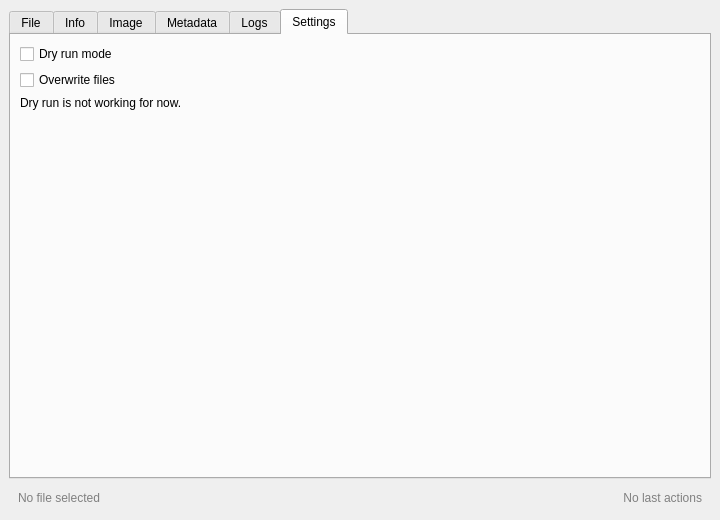
<?xml version="1.0" encoding="UTF-8"?>
<ui version="4.0">
 <class>MainWindow</class>
 <widget class="QMainWindow" name="MainWindow">
  <property name="geometry">
   <rect>
    <x>0</x>
    <y>0</y>
    <width>720</width>
    <height>520</height>
   </rect>
  </property>
  <property name="minimumSize">
   <size>
    <width>20</width>
    <height>0</height>
   </size>
  </property>
  <property name="windowTitle">
   <string>SinCleaner</string>
  </property>
  <widget class="QWidget" name="centralwidget">
   <layout class="QVBoxLayout" name="mainLayout">
    <item>
     <widget class="QTabWidget" name="tabWidget">
      <property name="currentIndex">
       <number>5</number>
      </property>
      <widget class="QWidget" name="tabFile">
       <attribute name="title">
        <string>File</string>
       </attribute>
       <layout class="QVBoxLayout">
        <item>
         <widget class="QPushButton" name="btnSelectFile">
          <property name="text">
           <string>Choose File</string>
          </property>
         </widget>
        </item>
        <item>
         <widget class="QGroupBox" name="groupBox">
          <property name="title">
           <string>Image Preview</string>
          </property>
          <layout class="QVBoxLayout">
           <item>
            <widget class="QLabel" name="labelImagePreview">
             <property name="minimumSize">
              <size>
               <width>200</width>
               <height>200</height>
              </size>
             </property>
             <property name="styleSheet">
              <string>border: 1px dashed gray; color: gray;</string>
             </property>
             <property name="text">
              <string>Image only</string>
             </property>
             <property name="alignment">
              <set>Qt::AlignmentFlag::AlignCenter</set>
             </property>
            </widget>
           </item>
          </layout>
         </widget>
        </item>
        <item>
         <widget class="QLabel" name="label">
          <property name="text">
           <string>Naming style:</string>
          </property>
         </widget>
        </item>
        <item>
         <widget class="QComboBox" name="comboNamingStyle">
          <item>
           <property name="text">
            <string>camelCase</string>
           </property>
          </item>
          <item>
           <property name="text">
            <string>snake_case</string>
           </property>
          </item>
          <item>
           <property name="text">
            <string>kebab-case</string>
           </property>
          </item>
          <item>
           <property name="text">
            <string>PascalCase</string>
           </property>
          </item>
          <item>
           <property name="text">
            <string>UPPER_CASE</string>
           </property>
          </item>
         </widget>
        </item>
        <item>
         <widget class="QPushButton" name="btnRenameFile">
          <property name="text">
           <string>Rename file</string>
          </property>
         </widget>
        </item>
        <item>
         <spacer>
          <property name="orientation">
           <enum>Qt::Orientation::Vertical</enum>
          </property>
          <property name="sizeHint" stdset="0">
           <size>
            <width>0</width>
            <height>0</height>
           </size>
          </property>
         </spacer>
        </item>
       </layout>
      </widget>
      <widget class="QWidget" name="tabInfo">
       <attribute name="title">
        <string>Info</string>
       </attribute>
       <layout class="QVBoxLayout">
        <item>
         <widget class="QTextEdit" name="textInfo">
          <property name="readOnly">
           <bool>true</bool>
          </property>
         </widget>
        </item>
       </layout>
      </widget>
      <widget class="QWidget" name="tabImage">
       <attribute name="title">
        <string>Image</string>
       </attribute>
       <layout class="QVBoxLayout">
        <item>
         <widget class="QScrollArea" name="scrollImage">
          <property name="styleSheet">
           <string>
            QScrollArea,
            QScrollArea &gt; QWidget,
            QScrollArea &gt; QWidget &gt; QWidget {
                background: transparent;
            }
           </string>
          </property>
          <property name="frameShape">
           <enum>QFrame::Shape::NoFrame</enum>
          </property>
          <property name="widgetResizable">
           <bool>true</bool>
          </property>
          <widget class="QWidget" name="scrollImageContent">
           <property name="geometry">
            <rect>
             <x>0</x>
             <y>0</y>
             <width>666</width>
             <height>454</height>
            </rect>
           </property>
           <layout class="QVBoxLayout" name="imageLayout">
            <item>
             <widget class="QGroupBox" name="groupBox">
              <property name="title">
               <string>Resize</string>
              </property>
              <layout class="QFormLayout">
               <item row="0" column="0">
                <widget class="QLabel" name="label">
                 <property name="text">
                  <string>Width:</string>
                 </property>
                </widget>
               </item>
               <item row="0" column="1">
                <widget class="QSpinBox" name="spinWidth"/>
               </item>
               <item row="1" column="0">
                <widget class="QLabel" name="label">
                 <property name="text">
                  <string>Height:</string>
                 </property>
                </widget>
               </item>
               <item row="1" column="1">
                <widget class="QSpinBox" name="spinHeight"/>
               </item>
               <item row="2" column="1">
                <widget class="QPushButton" name="btnResize">
                 <property name="text">
                  <string>Resize</string>
                 </property>
                </widget>
               </item>
              </layout>
             </widget>
            </item>
            <item>
             <widget class="QGroupBox" name="groupBox">
              <property name="title">
               <string>Aspect Ratio</string>
              </property>
              <layout class="QFormLayout">
               <item row="0" column="0">
                <widget class="QLabel" name="label">
                 <property name="text">
                  <string>Mode:</string>
                 </property>
                </widget>
               </item>
               <item row="0" column="1">
                <widget class="QComboBox" name="comboAspectRatio">
                 <item>
                  <property name="text">
                   <string>1:1</string>
                  </property>
                 </item>
                 <item>
                  <property name="text">
                   <string>4:3</string>
                  </property>
                 </item>
                 <item>
                  <property name="text">
                   <string>16:9</string>
                  </property>
                 </item>
                 <item>
                  <property name="text">
                   <string>Custom</string>
                  </property>
                 </item>
                </widget>
               </item>
               <item row="1" column="0">
                <widget class="QLabel" name="labelAspectCustom">
                 <property name="visible">
                  <bool>false</bool>
                 </property>
                 <property name="text">
                  <string>Custom ratio:</string>
                 </property>
                </widget>
               </item>
               <item row="1" column="1">
                <layout class="QHBoxLayout">
                 <item>
                  <widget class="QSpinBox" name="spinAspectW">
                   <property name="visible">
                    <bool>false</bool>
                   </property>
                   <property name="minimum">
                    <number>1</number>
                   </property>
                  </widget>
                 </item>
                 <item>
                  <widget class="QLabel" name="labelAspectColon">
                   <property name="sizePolicy">
                    <sizepolicy hsizetype="Minimum" vsizetype="Preferred">
                     <horstretch>0</horstretch>
                     <verstretch>0</verstretch>
                    </sizepolicy>
                   </property>
                   <property name="maximumSize">
                    <size>
                     <width>20</width>
                     <height>16777215</height>
                    </size>
                   </property>
                   <property name="visible">
                    <bool>false</bool>
                   </property>
                   <property name="text">
                    <string>:</string>
                   </property>
                   <property name="alignment">
                    <set>Qt::AlignmentFlag::AlignCenter</set>
                   </property>
                  </widget>
                 </item>
                 <item>
                  <widget class="QSpinBox" name="spinAspectH">
                   <property name="visible">
                    <bool>false</bool>
                   </property>
                   <property name="minimum">
                    <number>1</number>
                   </property>
                  </widget>
                 </item>
                </layout>
               </item>
               <item row="2" column="1">
                <widget class="QPushButton" name="btnChangeAspectRatio">
                 <property name="text">
                  <string>Change aspect ratio</string>
                 </property>
                </widget>
               </item>
              </layout>
             </widget>
            </item>
            <item>
             <widget class="QGroupBox" name="groupBox">
              <property name="title">
               <string>Convert</string>
              </property>
              <layout class="QFormLayout" name="formLayout">
               <item row="1" column="0">
                <widget class="QLabel" name="label_2">
                 <property name="text">
                  <string>Format:</string>
                 </property>
                </widget>
               </item>
               <item row="1" column="1">
                <widget class="QComboBox" name="comboFormat">
                 <item>
                  <property name="text">
                   <string>PNG</string>
                  </property>
                 </item>
                 <item>
                  <property name="text">
                   <string>JPG</string>
                  </property>
                 </item>
                 <item>
                  <property name="text">
                   <string>WEBP</string>
                  </property>
                 </item>
                </widget>
               </item>
               <item row="2" column="1">
                <widget class="QPushButton" name="btnConvert">
                 <property name="text">
                  <string>Convert</string>
                 </property>
                </widget>
               </item>
              </layout>
             </widget>
            </item>
            <item>
             <widget class="QGroupBox" name="groupBox">
              <property name="title">
               <string>Compression</string>
              </property>
              <layout class="QFormLayout">
               <item row="0" column="0">
                <widget class="QLabel" name="label">
                 <property name="text">
                  <string>Quality:</string>
                 </property>
                </widget>
               </item>
               <item row="0" column="1">
                <widget class="QSpinBox" name="spinQuality"/>
               </item>
               <item row="1" column="1">
                <widget class="QPushButton" name="btnCompress">
                 <property name="text">
                  <string>Compress Image</string>
                 </property>
                </widget>
               </item>
              </layout>
             </widget>
            </item>
            <item>
             <spacer>
              <property name="orientation">
               <enum>Qt::Orientation::Vertical</enum>
              </property>
              <property name="sizeHint" stdset="0">
               <size>
                <width>0</width>
                <height>0</height>
               </size>
              </property>
             </spacer>
            </item>
           </layout>
          </widget>
         </widget>
        </item>
       </layout>
      </widget>
      <widget class="QWidget" name="tabMetadata">
       <attribute name="title">
        <string>Metadata</string>
       </attribute>
       <layout class="QVBoxLayout">
        <item>
         <widget class="QTextEdit" name="textMetadata">
          <property name="readOnly">
           <bool>true</bool>
          </property>
         </widget>
        </item>
        <item>
         <layout class="QHBoxLayout">
          <item>
           <widget class="QPushButton" name="btnClearMetadata">
            <property name="text">
             <string>Clear metadata</string>
            </property>
           </widget>
          </item>
          <item>
           <widget class="QPushButton" name="btnViewMetadataFull">
            <property name="text">
             <string>View full metadata</string>
            </property>
           </widget>
          </item>
         </layout>
        </item>
       </layout>
      </widget>
      <widget class="QWidget" name="tabLogs">
       <attribute name="title">
        <string>Logs</string>
       </attribute>
       <layout class="QVBoxLayout">
        <item>
         <widget class="QTextEdit" name="textLogs">
          <property name="readOnly">
           <bool>true</bool>
          </property>
         </widget>
        </item>
        <item>
         <layout class="QHBoxLayout">
          <item>
           <widget class="QPushButton" name="btnOpenLogs">
            <property name="text">
             <string>Open log folder</string>
            </property>
           </widget>
          </item>
          <item>
           <spacer>
            <property name="orientation">
             <enum>Qt::Orientation::Horizontal</enum>
            </property>
            <property name="sizeHint" stdset="0">
             <size>
              <width>0</width>
              <height>0</height>
             </size>
            </property>
           </spacer>
          </item>
          <item>
           <widget class="QPushButton" name="btnClearLogs">
            <property name="text">
             <string>Clear logs</string>
            </property>
           </widget>
          </item>
         </layout>
        </item>
       </layout>
      </widget>
      <widget class="QWidget" name="tabSettings">
       <attribute name="title">
        <string>Settings</string>
       </attribute>
       <layout class="QVBoxLayout">
        <item>
         <widget class="QCheckBox" name="checkDryRun">
          <property name="toolTip">
           <string>In dry-run no changes will be applied</string>
          </property>
          <property name="text">
           <string>Dry run mode</string>
          </property>
         </widget>
        </item>
        <item>
         <widget class="QCheckBox" name="checkOverwrite">
          <property name="toolTip">
           <string>Replace the original file instead of creating a new one</string>
          </property>
          <property name="text">
           <string>Overwrite files</string>
          </property>
         </widget>
        </item>
        <item>
         <widget class="QLabel" name="label_3">
          <property name="text">
           <string>Dry run is not working for now.</string>
          </property>
         </widget>
        </item>
        <item>
         <spacer>
          <property name="orientation">
           <enum>Qt::Orientation::Vertical</enum>
          </property>
          <property name="sizeHint" stdset="0">
           <size>
            <width>0</width>
            <height>0</height>
           </size>
          </property>
         </spacer>
        </item>
       </layout>
      </widget>
     </widget>
    </item>
    <item>
     <layout class="QHBoxLayout" name="bottomStatusLayout">
      <item>
       <widget class="QLabel" name="labelCurrentFile">
        <property name="sizePolicy">
         <sizepolicy hsizetype="Expanding" vsizetype="Preferred">
          <horstretch>0</horstretch>
          <verstretch>0</verstretch>
         </sizepolicy>
        </property>
        <property name="styleSheet">
         <string>color: gray; padding: 6px;</string>
        </property>
        <property name="text">
         <string>No file selected</string>
        </property>
       </widget>
      </item>
      <item>
       <widget class="QLabel" name="labelLastAction">
        <property name="minimumSize">
         <size>
          <width>220</width>
          <height>0</height>
         </size>
        </property>
        <property name="styleSheet">
         <string notr="true">color: grey; padding: 6px;</string>
        </property>
        <property name="text">
         <string>No last actions</string>
        </property>
        <property name="alignment">
         <set>Qt::AlignmentFlag::AlignRight</set>
        </property>
       </widget>
      </item>
     </layout>
    </item>
   </layout>
  </widget>
 </widget>
 <resources/>
 <connections/>
</ui>
